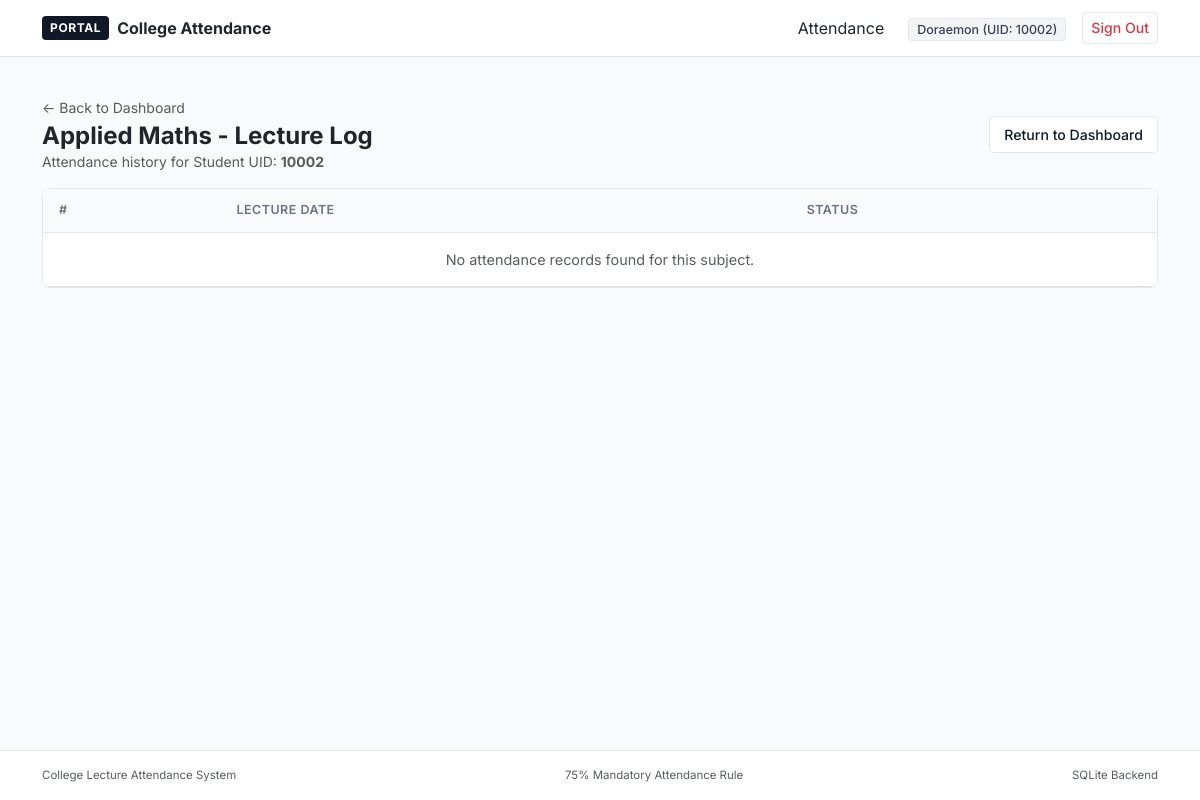
Page /student/subjects/2/history (signed in) on the earlier database version.
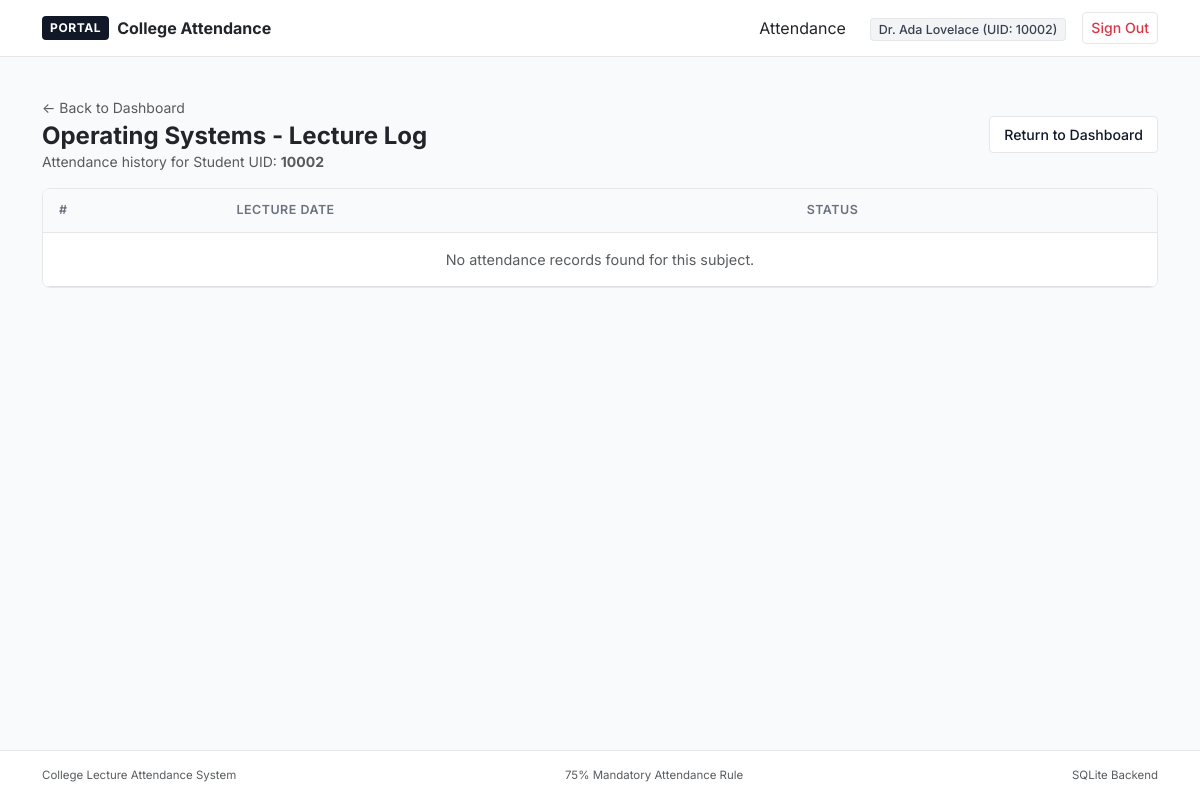
Same page on the later database version.
### tables this page shows
CREATE TABLE subjects (
        subject_id INTEGER PRIMARY KEY AUTOINCREMENT,
        subject_name TEXT NOT NULL,
        dept_code TEXT NOT NULL,
        assigned_teacher_id INTEGER,
        total_planned_lectures INTEGER DEFAULT 40,
        FOREIGN KEY (dept_code) REFERENCES departments (dept_code) ON DELETE CASCADE,
        FOREIGN KEY (assigned_teacher_id) REFERENCES faculty (faculty_id) ON DELETE SET NULL
    );

### website/app.py (the view)
@app.route('/student/subjects/<int:subject_id>/history')
@student_required
def student_subject_history(subject_id):
    uid = session.get('user_id')
    conn = get_connection()
    cursor = conn.cursor()
    cursor.execute("SELECT subject_name FROM subjects WHERE subject_id = ?", (subject_id,))
    row = cursor.fetchone()
    subject_name = row['subject_name'] if row else "Subject"
    history = student_service.get_student_subject_history(conn, uid, subject_id)
    conn.close()
    return render_template(
        'student/subject_history.html',
        student_uid=uid,
        subject_name=subject_name,
        history=history
    )

### database.py (called while the page is built)
def get_connection(db_path=DB_PATH):
    conn = sqlite3.connect(db_path)
    conn.row_factory = sqlite3.Row
    conn.execute("PRAGMA foreign_keys = ON;")
    return conn

### services/student_service.py (called while the page is built)
def get_student_subject_history(conn: sqlite3.Connection, student_uid: int, subject_id: int) -> List[Dict[str, Any]]:
    cursor = conn.cursor()
    cursor.execute(
        """
        SELECT a.date, a.status, s.subject_name
        FROM attendance a
        JOIN subjects s ON a.subject_id = s.subject_id
        WHERE a.student_uid = ? AND a.subject_id = ?
        ORDER BY a.date ASC
        """,
        (student_uid, subject_id)
    )
    return [dict(row) for row in cursor.fetchall()]

### website/app.py (called while the page is built)
def student_required(f):
    @wraps(f)
    def decorated_function(*args, **kwargs):
        if session.get('user_role') != 'student':
            flash("Please sign in with your 6-digit Student UID to access your dashboard.", "warning")
            return redirect(url_for('login'))
        return f(*args, **kwargs)
    return decorated_function

### website/templates/student/subject_history.html (shortened to what this page needs)
{% extends 'base.html' %}
{% block content %}
<div class="d-flex flex-column flex-md-row justify-content-between align-items-md-center gap-2 mb-3">
  <div>
    <div class="d-flex align-items-center gap-2 mb-1">
      <a href="{{ url_for('student_dashboard') }}" class="text-decoration-none text-muted small">&larr; Back to Dashboard</a>
    </div>
    <h4 class="fw-bold text-dark mb-0">{{ subject_name }} - Lecture Log</h4>
    <p class="text-muted small mb-0">Attendance history for Student UID: <strong>{{ student_uid }}</strong></p>
  </div>
  <a href="{{ url_for('student_dashboard') }}" class="btn btn-sm btn-light-min">
    Return to Dashboard
  </a>
</div>
<div class="card card-white p-0 overflow-hidden mb-3">
  <div class="table-responsive">
    <table class="table table-minimal align-middle">
      <thead>
        <tr>
          <th>#</th>
          <th>Lecture Date</th>
          <th>Status</th>
        </tr>
      </thead>
      <tbody>
        {% for record in history %}
          <tr>
            <td><span class="badge-neutral">Lec {{ loop.index }}</span></td>
            <td class="fw-semibold text-dark">{{ record.date }}</td>
            <td>
              {% if record.status == 'P' %}
                <span class="badge-safe">Present (P)</span>
              {% else %}
                <span class="badge-danger-min">Absent (A)</span>
              {% endif %}
            </td>
          </tr>
        {% else %}
          <tr><td colspan="3" class="text-center py-3 text-muted">No attendance records found for this subject.</td></tr>
        {% endfor %}
      </tbody>
    </table>
  </div>
</div>
{% endblock %}

Differences in the rows shown:
changed subjects: subject_name "Applied Maths" → "Operating Systems"
Other differences:
{{ session.get('user_name') }}: "Doraemon" → "Dr. Ada Lovelace"
